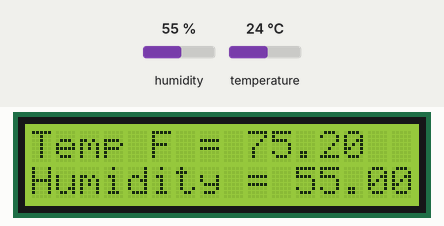
This sketch was run on a simulated Arduino Uno, built with avr-gcc and run on an emulated ATmega328P. On the bench: 16×2 character LCD. The test bench sets the inputs (shaded band); at power-on: humidity 55 %, temperature 24 °C. What the sketch prints to the serial monitor is not drawn.

Above: at 1.7 s.
1.8 s: humidity set to 22 %
At 3.0 s:
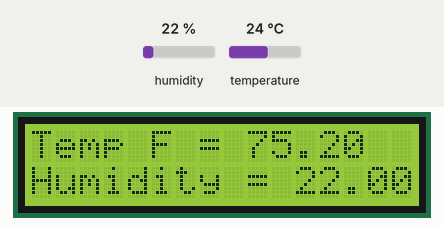
5.1 s: temperature set to 12 °C
At 7.1 s:
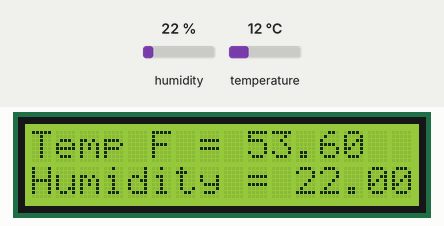
8.2 s: humidity set to 40 %
At 9.2 s:
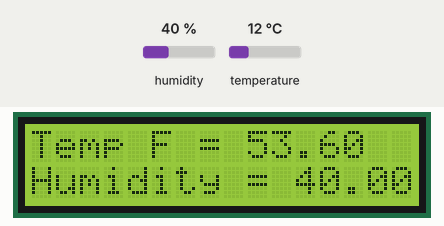
11.0 s: temperature set to 19 °C
At 13.3 s:
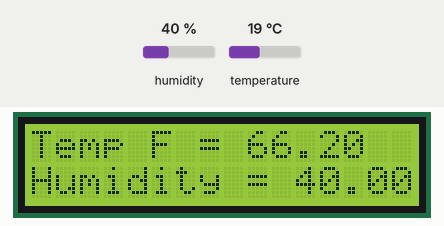
Timing chart, 0 to 14.8 s (numbered marks = the images above; inputs shaded):
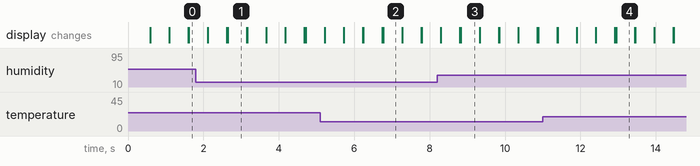

Measured:
- after the input at 1.8 s, the display: first differs from a run without the input after 0.85 s (image 1)
- after the input at 5.1 s, the display: first differs from a run without the input after 1.7 s (image 2)
- after the input at 8.2 s, the display: first differs from a run without the input after 0.63 s (image 3)
- after the input at 11.0 s, the display: first differs from a run without the input after 1.9 s (image 4)
- what the display in image 1 shows lasts 0.6 s, from 2.6 s to 3.2 s

The sketch:

sketch_jan13a.ino
```cpp
#include <DHT.h>
#define Type DHT11
#include <LiquidCrystal.h>
int rs = 7;
int en = 8;
int d4 = 9;
int d5 = 10;
int d6 = 11;
int d7 = 12;

LiquidCrystal lcd(rs, en, d4, d5, d6, d7);

int sensePin = 2;
DHT HT(sensePin, Type);
float humidity;
float tempC;
float tempF;
int setTime = 500;
int dt = 1000;

void setup() {
  // put your setup code here, to run once:
  Serial.begin(9600);
  HT.begin();
  delay(setTime);
  lcd.begin(16, 2);
}

void loop() {
  // put your main code here, to run repeatedly:

  // lcd.setCursor(0, 0);
  // lcd.print("Hello World");

  humidity = HT.readHumidity();
  tempC = HT.readTemperature();
  tempF = HT.readTemperature(true);

  lcd.setCursor(0, 0);
  lcd.print("Temp F = ");
  lcd.print(tempF);
  lcd.setCursor(0, 1);
  lcd.print("Humidity = ");
  lcd.print(humidity);
  lcd.print(" %");
  delay(500);
  lcd.clear();


  Serial.print("Humidity: ");
  Serial.print(humidity);
  Serial.print(" Temperature: ");
  Serial.print(tempC);
  Serial.print(" C ");
  Serial.print(tempF);
  Serial.println(" F ");
}
```
